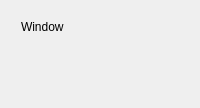
                     <widget class="QWidget" name="page_settings_stacked_widget_page_window">
                      <layout class="QVBoxLayout" name="verticalLayout_10">
                       <item>
                        <widget class="QFrame" name="page_window_header_2">
                         <property name="minimumSize">
                          <size>
                           <width>0</width>
                           <height>80</height>
                          </size>
                         </property>
                         <property name="maximumSize">
                          <size>
                           <width>16777215</width>
                           <height>80</height>
                          </size>
                         </property>
                         <property name="frameShape">
                          <enum>QFrame::NoFrame</enum>
                         </property>
                         <property name="frameShadow">
                          <enum>QFrame::Raised</enum>
                         </property>
                         <widget class="QLabel" name="label_6">
                          <property name="geometry">
                           <rect>
                            <x>10</x>
                            <y>-10</y>
                            <width>221</width>
                            <height>51</height>
                           </rect>
                          </property>
                          <property name="styleSheet">
                           <string notr="true">font: 22pt &quot;MS Sans Serif&quot;;</string>
                          </property>
                          <property name="text">
                           <string>Window</string>
                          </property>
                         </widget>
                        </widget>
                       </item>
                       <item>
                        <widget class="QFrame" name="page_window_footer_2">
                         <property name="frameShape">
                          <enum>QFrame::NoFrame</enum>
                         </property>
                         <property name="frameShadow">
                          <enum>QFrame::Raised</enum>
                         </property>
                        </widget>
                       </item>
                      </layout>
                     </widget>
